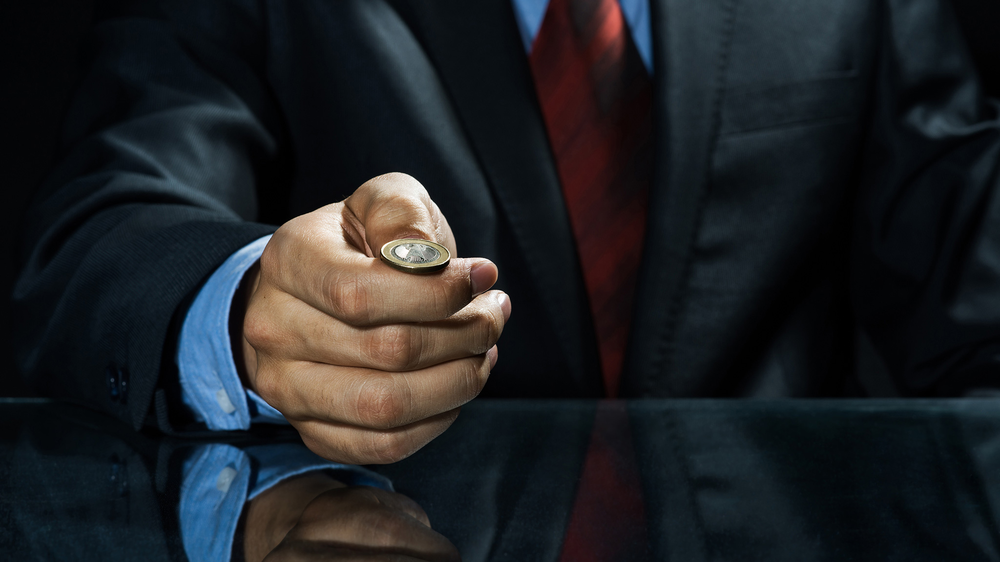
#> input picture encoded.png, 1000 x 562 px, shrunk from 2048 x 1152 before the run
$ python decode.py
#> lines starting #> are read from the running program, lines starting #| are printed output that depends on the picture
from PIL import Image

im = Image.open('encoded.png')
#> im is the input picture: PIL image 1000x562 RGB; mean R, G, B 29.6, 31.9, 34.9
pix = im.load()

for x in range(im.size[0]):
	for y in range(im.size[1]):
		if sum(pix[x,y])%2:
			pix[x,y] = (255, 255, 255)
		else:
			pix[x,y] = (0, 0, 0)

im.save('decoded.png')
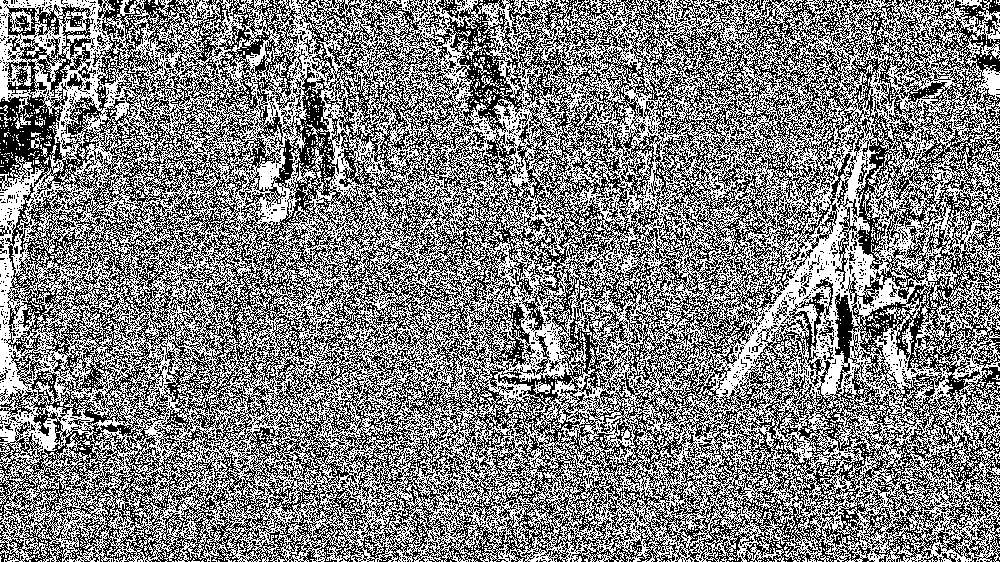
#> saved as decoded.png: PIL image 1000x562 RGB; 50.7% white; black in thin lines or dots
